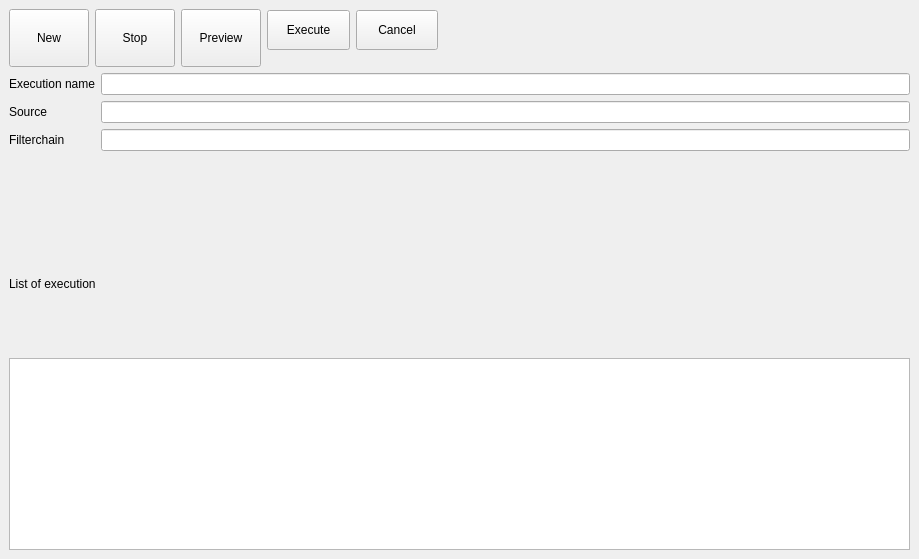
<?xml version="1.0" encoding="UTF-8"?>
<ui version="4.0">
 <class>WinExecution</class>
 <widget class="QDockWidget" name="WinExecution">
  <property name="geometry">
   <rect>
    <x>0</x>
    <y>0</y>
    <width>919</width>
    <height>559</height>
   </rect>
  </property>
  <property name="minimumSize">
   <size>
    <width>455</width>
    <height>250</height>
   </size>
  </property>
  <property name="features">
   <set>QDockWidget::AllDockWidgetFeatures</set>
  </property>
  <property name="windowTitle">
   <string>Execution</string>
  </property>
  <widget class="QWidget" name="centralwidget">
   <layout class="QHBoxLayout" name="verticalLayout">
    <item>
     <layout class="QVBoxLayout" name="verticalLayout_3">
      <property name="sizeConstraint">
       <enum>QLayout::SetMinimumSize</enum>
      </property>
      <item>
       <layout class="QHBoxLayout" name="horizontalLayout">
        <item>
         <widget class="QPushButton" name="newButton">
          <property name="sizePolicy">
           <sizepolicy hsizetype="Fixed" vsizetype="Preferred">
            <horstretch>0</horstretch>
            <verstretch>0</verstretch>
           </sizepolicy>
          </property>
          <property name="minimumSize">
           <size>
            <width>0</width>
            <height>40</height>
           </size>
          </property>
          <property name="text">
           <string>New</string>
          </property>
         </widget>
        </item>
        <item>
         <widget class="QPushButton" name="stopButton">
          <property name="sizePolicy">
           <sizepolicy hsizetype="Fixed" vsizetype="Preferred">
            <horstretch>0</horstretch>
            <verstretch>0</verstretch>
           </sizepolicy>
          </property>
          <property name="minimumSize">
           <size>
            <width>0</width>
            <height>40</height>
           </size>
          </property>
          <property name="text">
           <string>Stop</string>
          </property>
         </widget>
        </item>
        <item>
         <widget class="QPushButton" name="previewButton">
          <property name="sizePolicy">
           <sizepolicy hsizetype="Fixed" vsizetype="Preferred">
            <horstretch>0</horstretch>
            <verstretch>0</verstretch>
           </sizepolicy>
          </property>
          <property name="minimumSize">
           <size>
            <width>0</width>
            <height>40</height>
           </size>
          </property>
          <property name="text">
           <string>Preview</string>
          </property>
         </widget>
        </item>
        <item>
         <widget class="QFrame" name="frameEdit">
          <property name="sizePolicy">
           <sizepolicy hsizetype="MinimumExpanding" vsizetype="Preferred">
            <horstretch>0</horstretch>
            <verstretch>0</verstretch>
           </sizepolicy>
          </property>
          <property name="minimumSize">
           <size>
            <width>0</width>
            <height>41</height>
           </size>
          </property>
          <property name="maximumSize">
           <size>
            <width>16777215</width>
            <height>58</height>
           </size>
          </property>
          <property name="frameShape">
           <enum>QFrame::NoFrame</enum>
          </property>
          <property name="frameShadow">
           <enum>QFrame::Plain</enum>
          </property>
          <property name="lineWidth">
           <number>0</number>
          </property>
          <widget class="QWidget" name="horizontalLayoutWidget_2">
           <property name="geometry">
            <rect>
             <x>0</x>
             <y>0</y>
             <width>171</width>
             <height>57</height>
            </rect>
           </property>
           <layout class="QHBoxLayout" name="horizontalLayout_4" stretch="0,0">
            <property name="spacing">
             <number>6</number>
            </property>
            <property name="sizeConstraint">
             <enum>QLayout::SetDefaultConstraint</enum>
            </property>
            <property name="bottomMargin">
             <number>15</number>
            </property>
            <item>
             <widget class="QPushButton" name="executeButton">
              <property name="sizePolicy">
               <sizepolicy hsizetype="Minimum" vsizetype="Fixed">
                <horstretch>0</horstretch>
                <verstretch>0</verstretch>
               </sizepolicy>
              </property>
              <property name="minimumSize">
               <size>
                <width>0</width>
                <height>40</height>
               </size>
              </property>
              <property name="text">
               <string>Execute</string>
              </property>
             </widget>
            </item>
            <item>
             <widget class="QPushButton" name="cancelButton">
              <property name="sizePolicy">
               <sizepolicy hsizetype="Minimum" vsizetype="Fixed">
                <horstretch>0</horstretch>
                <verstretch>0</verstretch>
               </sizepolicy>
              </property>
              <property name="minimumSize">
               <size>
                <width>0</width>
                <height>40</height>
               </size>
              </property>
              <property name="text">
               <string>Cancel</string>
              </property>
             </widget>
            </item>
           </layout>
          </widget>
         </widget>
        </item>
       </layout>
      </item>
      <item>
       <layout class="QFormLayout" name="formLayout_2">
        <property name="sizeConstraint">
         <enum>QLayout::SetDefaultConstraint</enum>
        </property>
        <property name="fieldGrowthPolicy">
         <enum>QFormLayout::ExpandingFieldsGrow</enum>
        </property>
        <property name="rowWrapPolicy">
         <enum>QFormLayout::DontWrapRows</enum>
        </property>
        <item row="1" column="0">
         <widget class="QLabel" name="label_2">
          <property name="text">
           <string>Execution name</string>
          </property>
         </widget>
        </item>
        <item row="1" column="1">
         <widget class="QLineEdit" name="txtExecution"/>
        </item>
        <item row="2" column="0">
         <widget class="QLabel" name="label_3">
          <property name="text">
           <string>Source</string>
          </property>
         </widget>
        </item>
        <item row="2" column="1">
         <widget class="QLineEdit" name="txtSource"/>
        </item>
        <item row="3" column="0">
         <widget class="QLabel" name="label">
          <property name="text">
           <string>Filterchain</string>
          </property>
         </widget>
        </item>
        <item row="3" column="1">
         <widget class="QLineEdit" name="txtFilterchain"/>
        </item>
       </layout>
      </item>
      <item>
       <widget class="QLabel" name="label_4">
        <property name="text">
         <string>List of execution</string>
        </property>
       </widget>
      </item>
      <item>
       <widget class="QListWidget" name="lstExecution">
        <property name="sizePolicy">
         <sizepolicy hsizetype="Minimum" vsizetype="Minimum">
          <horstretch>0</horstretch>
          <verstretch>0</verstretch>
         </sizepolicy>
        </property>
        <property name="minimumSize">
         <size>
          <width>0</width>
          <height>10</height>
         </size>
        </property>
       </widget>
      </item>
     </layout>
    </item>
   </layout>
  </widget>
 </widget>
 <resources/>
 <connections/>
</ui>
